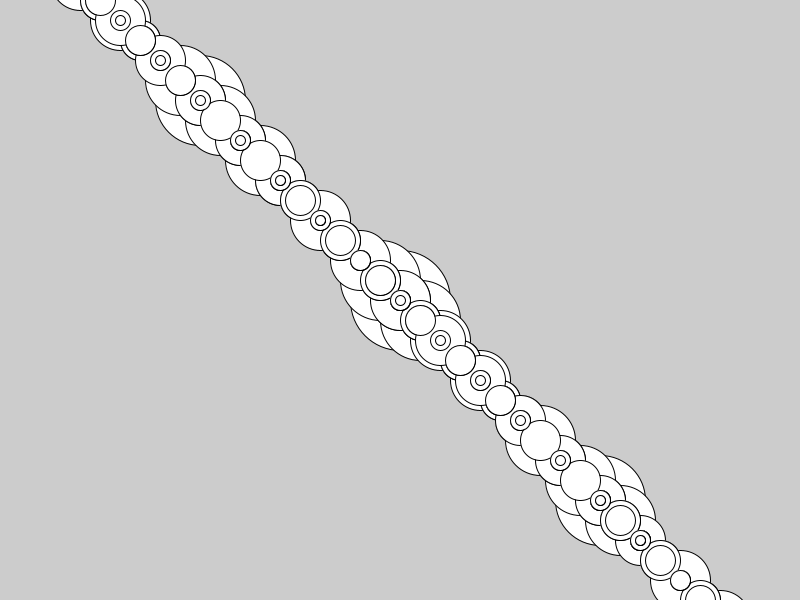
Frame 1 (no input)
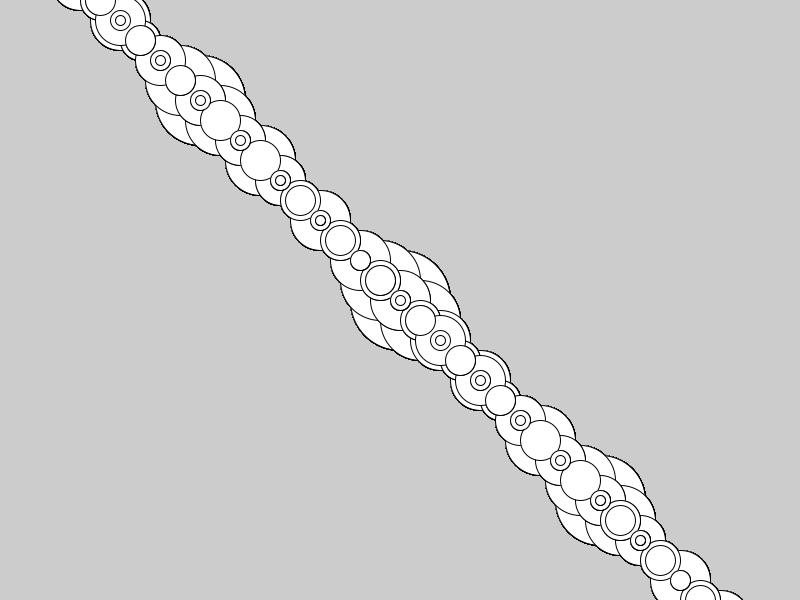
Frame 60 (the mouse pressed at the canvas centre just before this capture)
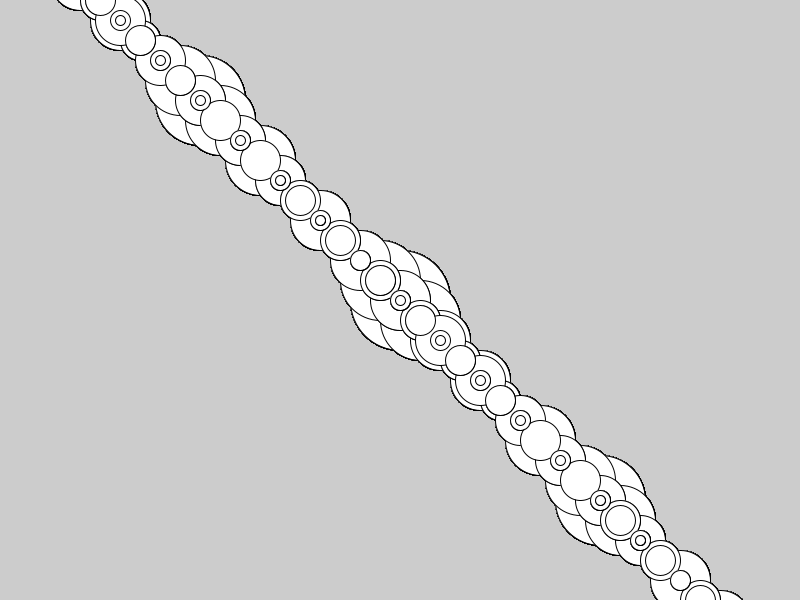
Frame 120 (the mouse held since frame 60 and released just before this capture)

The Processing sketch that drew these frames (run headless with seeded random() and noise(); from frame 60 on, the mouse is pressed at the canvas centre):

// Processing sketch: recursive_art
// ── recursive_art.pde

 void drawCircle(int r,int x, int y){
  //fill(10);
  ellipse(x,y,r,r);
  if(r > 1){
    drawCircle(r-10, x+2*r,y+2*r);
      drawCircle(r-10, x-2*r,y-2*r);
  }
}

void setup(){
 size(800,600);
 //background(100);
}

void draw(){
  drawCircle(100,400,300);
  
}
